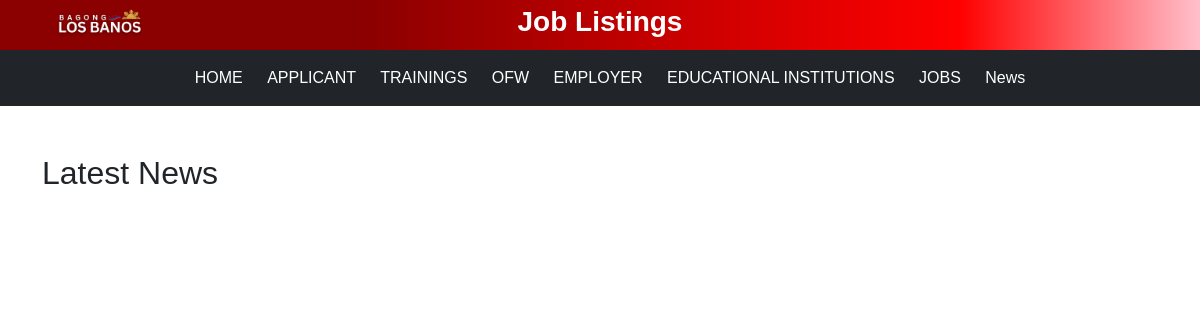
Before: /news.php with the older database file.
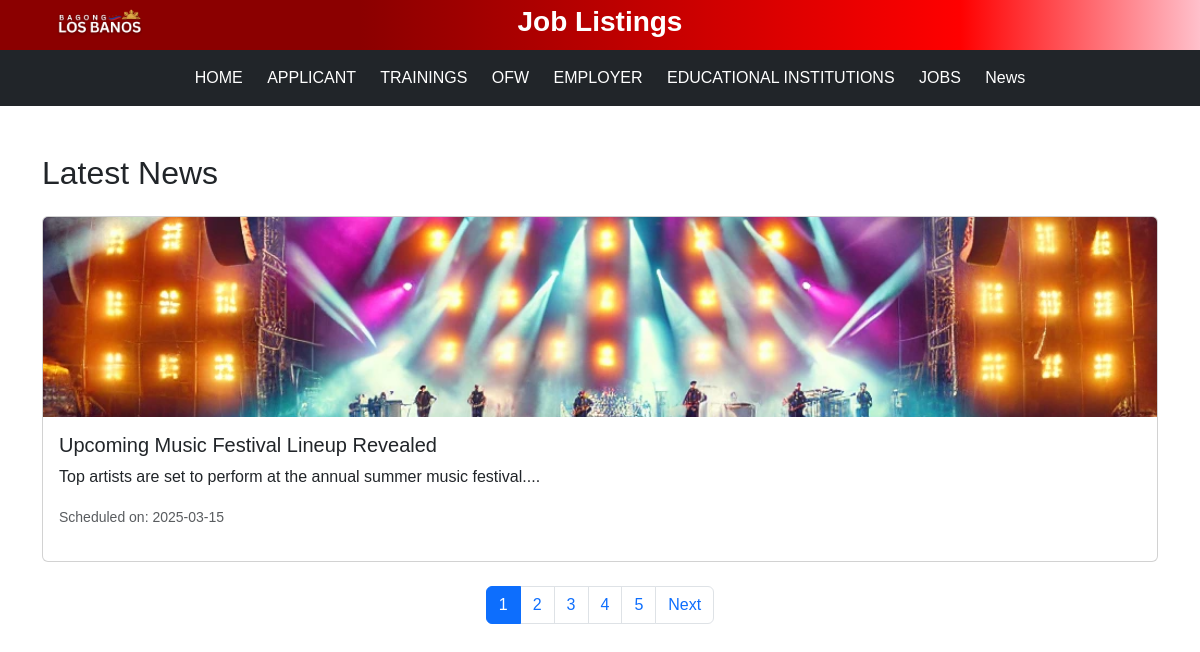
After: the same page with the newer database file.
### tables this page shows
CREATE TABLE `news` (
  `id` int(11) NOT NULL,
  `title` varchar(255) DEFAULT NULL,
  `image` varchar(255) DEFAULT NULL,
  `description` varchar(255) DEFAULT NULL,
  `schedule_date` date DEFAULT NULL,
  `create_at` timestamp NOT NULL DEFAULT current_timestamp() ON UPDATE current_timestamp()
);

### news.php (the view, shortened to what this page needs)
<?php
include "db.php";
$limit = 1;
$page = isset($_GET['page']) ? (int)$_GET['page'] : 1;
$start = ($page - 1) * $limit;
$result = $conn->query("SELECT COUNT(id) AS total FROM news");
$row = $result->fetch_assoc();
$total = $row['total'];
$pages = ceil($total / $limit);
$sql = "SELECT * FROM news ORDER BY schedule_date DESC LIMIT $start, $limit";
$result = $conn->query($sql);
$max_pages_display = 6;
$start_page = max(1, $page - floor($max_pages_display / 2));
$end_page = min($pages, $start_page + $max_pages_display - 1);
?>
<!DOCTYPE html>
<html lang="en">
<head>
    <link href="https://cdn.jsdelivr.net/npm/bootstrap@5.3.0/dist/css/bootstrap.min.css" rel="stylesheet">
    <link rel="stylesheet" href="news.css">
</head>
<body>
<div class="header">
    <div class="container-fluid">
        <div class="row">
            <div class="col-md-2">
                <a href="index.php" style="display: block; text-decoration: none;">
                    <img src="img/logolb.png" alt="lblogo" style="height: 50px;">
                </a>
            </div>
            <div class="col-md-8">
                <h3 style="margin-top: 5px; font-weight: 900; color: #ffffff;">Job Listings</h3>
            </div>
        </div>
    </div>
</div>
<nav class="navbar navbar-dark bg-dark">
        <div class="container-fluid">
            <span class="navbar-text text-white w-100 text-center">
                <a class="navlink" href="index.php">HOME</a>
                <a class="navlink" href="Applicant/applicant_login.php">APPLICANT</a>
                <a class="navlink" href="training/training_login.php">TRAININGS</a>
                <a class="navlink" href="ofw/ofw_login.php">OFW</a>
                <a class="navlink" href="employer/employer_login.php">EMPLOYER</a>
                <a class="navlink" href="institutions/institution_login.php">EDUCATIONAL INSTITUTIONS</a>
                <a class="navlink" href="joblist.php">JOBS</a>
                <a class="navlink" href="news.php">News</a>
            </span>
        </div>
    </nav>
    <div class="container mt-5">
        <h2 class="mb-4">Latest News</h2>
        <div class="row">
            <?php while ($news = $result->fetch_assoc()): ?>
                <div class="col-md-12 mb-4">
                    <div class="card">
                        <img src="<?php echo $news['image']; ?>" class="card-img-top" alt="News Image" style="height: 200px; object-fit: cover;">
                        <div class="card-body">
                            <h5 class="card-title"><?php echo $news['title']; ?></h5>
                            <p class="card-text"><?php echo substr($news['description'], 0, 150); ?>...</p>
                            <p class="text-muted"><small>Scheduled on: <?php echo $news['schedule_date']; ?></small></p>
                        </div>
                    </div>
                </div>
            <?php endwhile; ?>
        </div>
        <nav>
            <ul class="pagination justify-content-center">
                <?php for ($i = $start_page; $i <= $end_page; $i++): ?>
                    <li class="page-item <?php if ($page == $i) echo 'active'; ?>">
                        <a class="page-link" href="?page=<?php echo $i; ?>"><?php echo $i; ?></a>
                    </li>
                <?php endfor; ?>
                <?php if ($page < $pages): ?>
                    <li class="page-item">
                        <a class="page-link" href="?page=<?php echo $page + 1; ?>">Next</a>
                    </li>
                <?php endif; ?>
            </ul>
        </nav>
    </div>
</body>
</html>

Changed rows visible on the page:
added news: image (picture), title "Upcoming Music Festival Lineup Revealed", description "Top artists are set to perform at the annual summer music festival.", schedule_date "2025-03-15"
Other visible differences:
new list line: "1"
new list line: "2"
new list line: "3"
new list line: "4"
new list line: "5"
text now shown: "Next"
